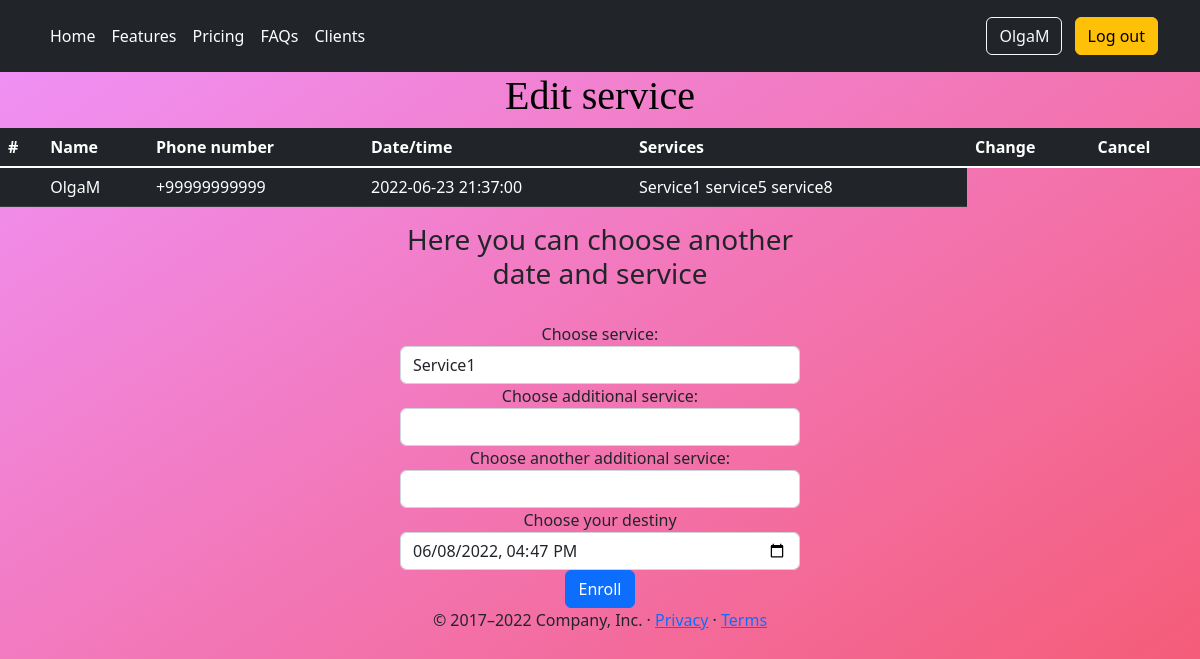
The app's page /edit_service/9 (signed in), older data.
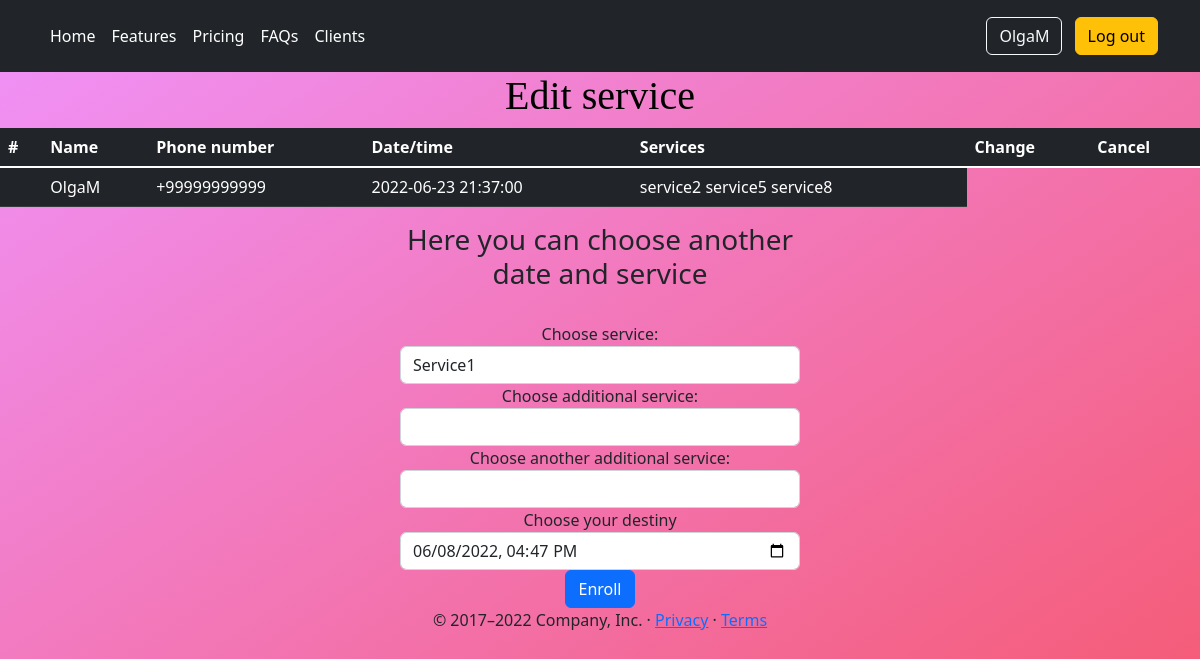
The same page, newer data.
### app/models.py (models this page shows, shortened)
class Service(db.Model):
    __tablename__ = 'service'
    id = db.Column(db.Integer, primary_key=True)
    service = db.Column(db.String(140))
    service_time = db.Column(db.String, index=True)  # TODO service date\time
    user_id = db.Column(db.Integer, db.ForeignKey('user.id'))

### app/routes.py (the view)
@app.route('/edit_service/<int:service_id>', methods=['GET', 'POST'])
@login_required
def edit_service(service_id):
    current_service = Service.query.filter_by(id=service_id).first()
    form = Services()
    if form.validate_on_submit() and form.submit.data:
        user_choises = ' '.join([form.service1.data, form.service2.data, form.service3.data])
        current_service.service = user_choises
        service_time = form.service_time.data
        db.session.commit()
        flash(f'Ok, {current_user.username} you have changed your service to {user_choises} at {service_time}!')
        time.sleep(0.5)
        return redirect(url_for('user', username=current_user.username))
    elif request.method == 'GET':
        form.service1.data = current_service.service
    return render_template('edit_service.html', title='Edit service', form=form, user=current_user, current_service=current_service)

### app/forms.py
class Services(FlaskForm):
    service1 = SelectField('Choose service:', choices=['Service1', 'service2', 'service3'])
    service2 = SelectField('Choose additional service:', render_kw={'placeholder': 'Add service'},
                           choices=['', 'Service4', 'service5', 'service6'],
                           validate_choice=False)
    service3 = SelectField('Choose another additional service:', choices=['', 'Service7', 'service8', 'service9'],
                           validate_choice=False)
    service_time = DateTimeLocalField('Choose your destiny', default=datetime.today(), validators=[InputRequired()],
                                      format='%Y-%m-%dT%H:%M')
    submit = SubmitField('Enroll', render_kw={'class': 'btn btn-info'})

### app/models.py (called while the page is built)
@login.user_loader
def load_user(id):
    return User.query.get(int(id))

### app/routes.py (called while the page is built)
@app.before_request
def before_request():
    if current_user.is_authenticated:
        current_user.last_seen = datetime.today()
        db.session.commit()

### app/templates/edit_service.html (shortened to what this page needs)
{% extends "base.html" %}
{% import "bootstrap/wtf.html" as wtf %}
{% block body %}
<h1>Edit service</h1>
 <table class="table table-dark">
        <thead>
        <tr>
            <th scope="col">#</th>
            <th scope="col">Name</th>
            <th scope="col">Phone number</th>
            <th scope="col">Date/time</th>
            <th scope="col">Services</th>
            <th scope="col">Change</th>
            <th scope="col">Cancel</th>
        </tr>
        </thead>
        <tbody class="table-group-divider">
        <tr>
            {% if user == current_user %}
            <th scope="row">{{ service_id }}</th>
            <td>{{ user.username }}</td>
            <td>{{ user.phone_number }}</td>
            <td>{{ current_service.service_time }}</td>
            <td>{{ current_service.service }}</td>
            {% endif %}
        </tr>
        </tbody>
    </table>
    <form action="" method="post">
        <h3><label>Here you can choose another date and service</label></h3><br>
        {{ wtf.quick_form(form) }}
    </form>{% endblock %}
{% block footer%}
    <footer class="container">
        <p>&copy; 2017–2022 Company, Inc. &middot; <a href="#">Privacy</a> &middot; <a href="#">Terms</a></p>
    </footer>
{% endblock %}

Row changes from the older to the newer data that the page shows:
changed Service: service "Service1 service5 service8" → "service2 service5 service8"
